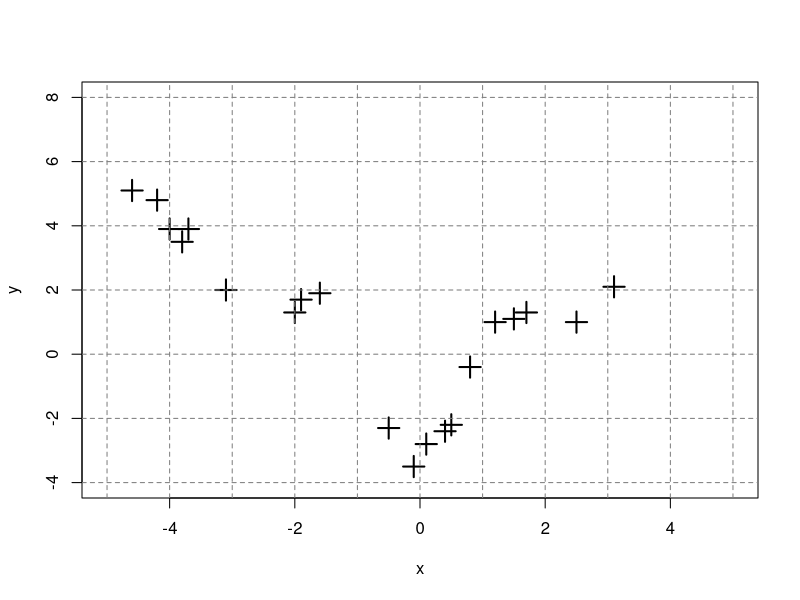
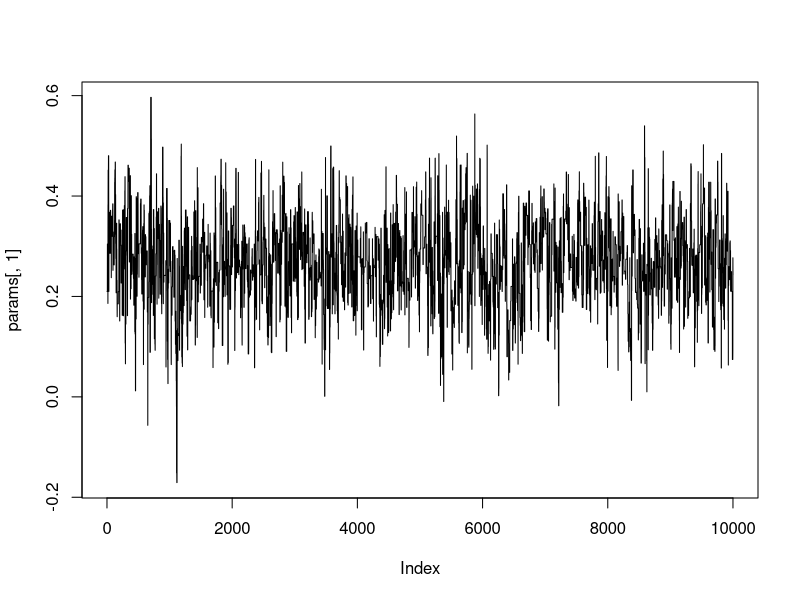
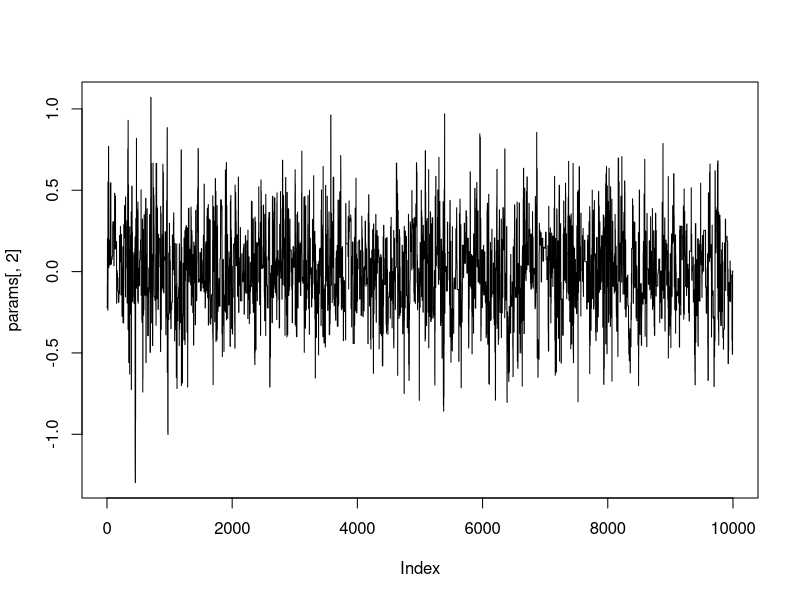
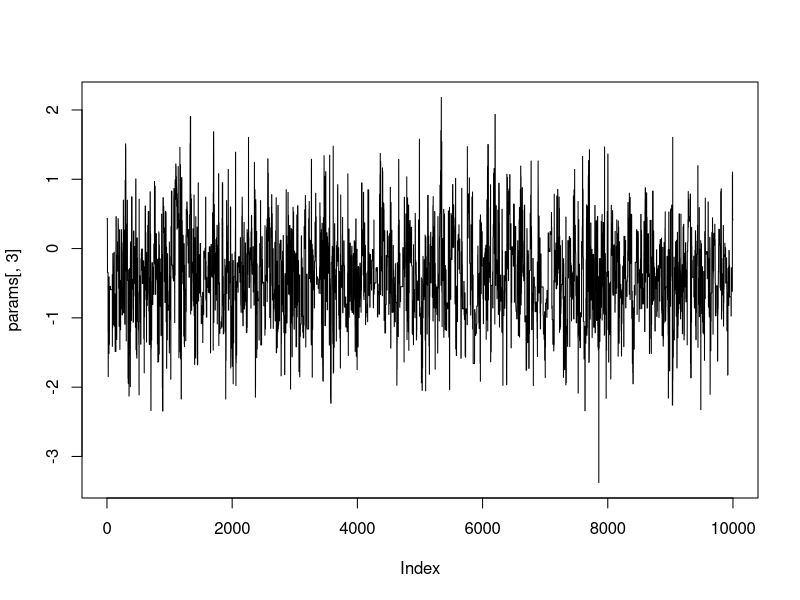
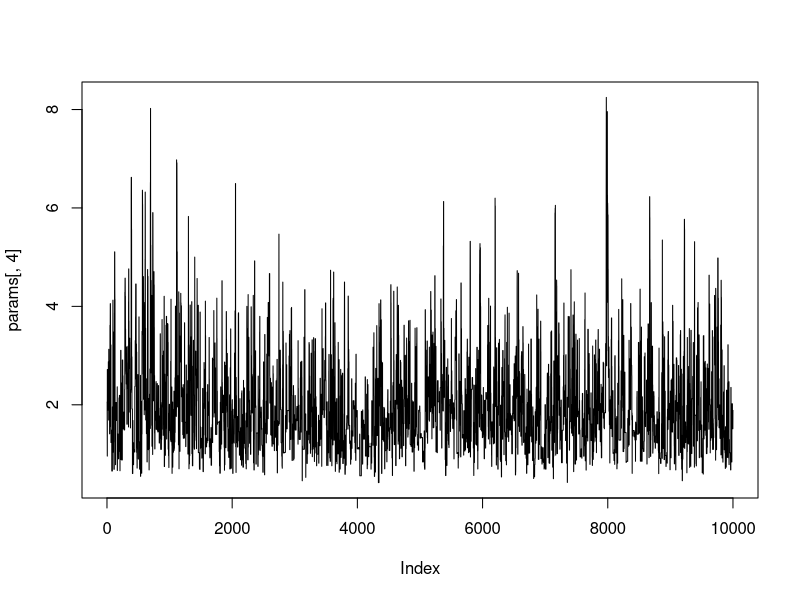
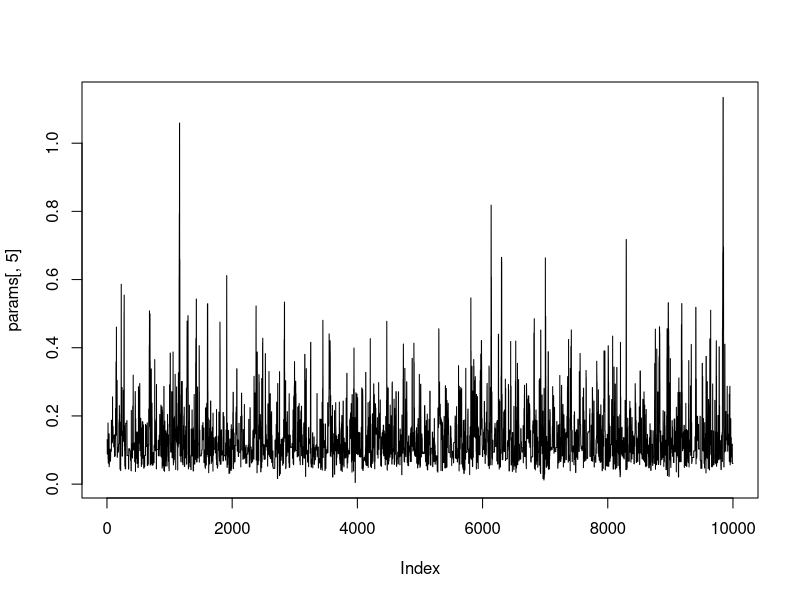
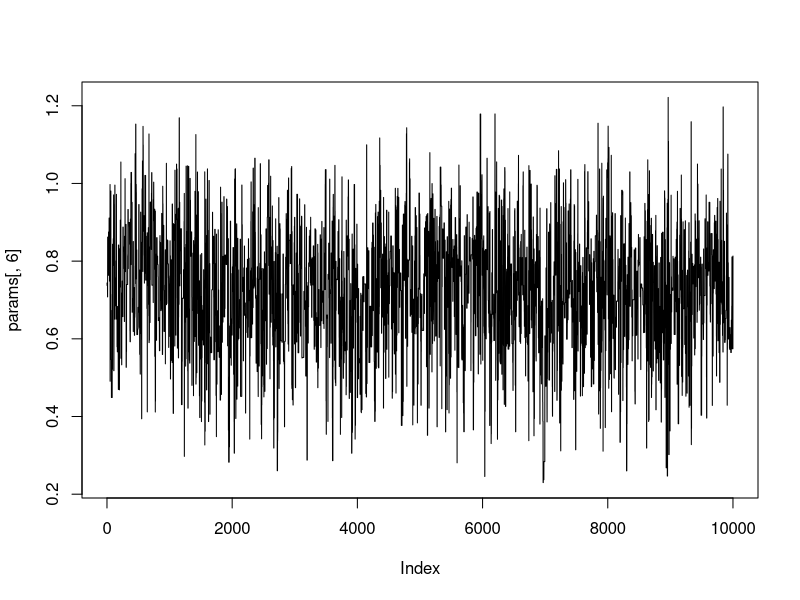
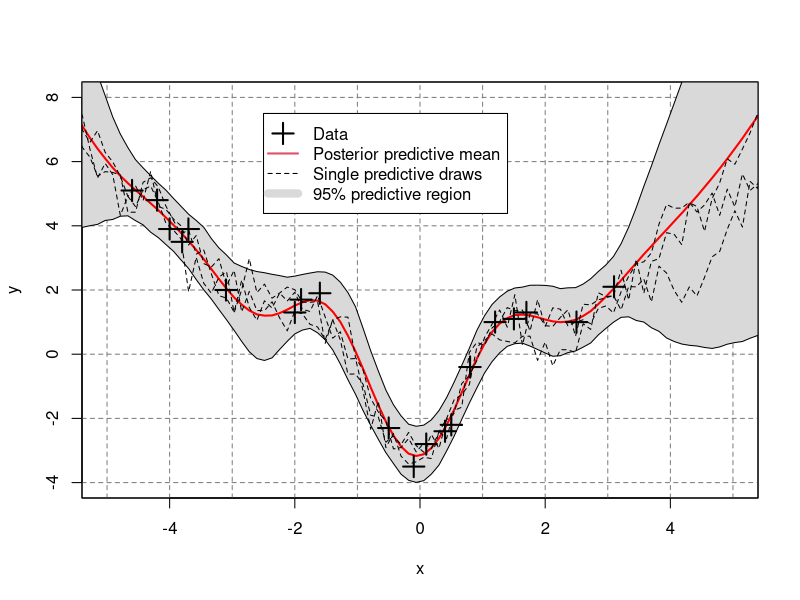

Write R code to recreate these figures, in order.
set.seed(1)
x = c(-4.6, -4.2, -4.0, -3.8, -3.7,
      -3.1, -2.0, -1.9, -1.6, -0.5,
      -0.1,  0.1,  0.4,  0.5,  0.8,
       1.2,  1.5,  1.7,  2.5,  3.1)

y = c( 5.1,  4.8,  3.9,  3.5,  3.9,
       2.0,  1.3,  1.7,  1.9, -2.3,
      -3.5, -2.8, -2.4, -2.2, -0.4,
       1.0,  1.1,  1.3,  1.0,  2.1)

plot(x, y, pch=3, xlim=c(-5, 5), ylim=c(-4, 8), lwd=2, cex=2)
abline(v=(-5:5), h=seq(-4, 8, by=2), col="gray50", lty=2)

m = function(x, theta_m){
    a = theta_m[1]
    b = theta_m[2]
    c = theta_m[3]
    return (a*x^2 + b*x + c)
    }
k = function(x, xprime, theta_k){
    # if xprime = x, leave xprime missing (i.e. a covariance matrix
    # is created for all possible pairs in x)
    n = NROW(x)
    
    sig_y = theta_k[1]
    sig_n = theta_k[2]
    l = theta_k[3]

    if (missing(xprime)){
        d = as.matrix(dist(x, method = "manhattan"))
        out = sig_y * exp(-(d^2) / (2*l^2)) + diag(sig_n, n)
    } else {
        m = NROW(xprime)
        d = as.matrix(dist(c(x, xprime), method = "manhattan"))
        d = d[1:n, (n+1):(n+m)]
        out = sig_y * exp(-(d^2) / (2*l^2)) 
        }
    return (out)
    }

# log posterior
calc.post = function(params){
    mu = m(x, theta_m = params[1:3])
    sigma = k(x, theta_k = params[4:6])
    # likelihood
    out = -0.5 * determinant(sigma)$modulus[1] +
        -0.5 * t(y-mu) %*% (solve(sigma) %*% (y-mu))
    # priors
    out = out + dnorm(params[1], 0, 1, log = TRUE)
    out = out + dnorm(params[2], 0, 1, log = TRUE)
    out = out + dnorm(params[3], 0, 1, log = TRUE)
    out = out + dgamma(params[4], 1, 1, log = TRUE)
    out = out + dgamma(params[5], 1, 1, log = TRUE)
    out = out + dgamma(params[6], 1, 1, log = TRUE)
    return (out)
    }

# mcmc setting
autotune = function(accept, target = 0.25, k = 2.5)
    (1+(cosh(accept-target)-1)*(k-1)/(cosh(target-
        ceiling(accept-target))-1))^sign(accept-target)

nburn = 10000
nmcmc = 10000
nparams = 6
params = matrix(0, nburn+nmcmc, nparams)
# starting values
params[1,] = 1
sigs = rep(1, nparams)

# initialize log posterior value
post = calc.post(params[1,])
cand.param = params[1,]

#
lower = c(-Inf, -Inf, -Inf, 0, 0, 0)
upper = c(Inf, Inf, Inf, Inf, Inf, Inf)

# confidence intervals on acceptance rates?
accept = matrix(0, nburn+nmcmc, nparams)
window = 100

# mcmc loop
for (i in 2:(nburn+nmcmc)){
    cat("\rIteration",i,"/",nburn+nmcmc)
    params[i,] = params[i-1,]
    for (j in 1:nparams){
        cand = rnorm(1, params[i,j], sigs[j])
        if (cand >= lower[j] && cand <= upper[j]){
            cand.param[j] = cand
            cand.post = calc.post(cand.param)
            # check whether to accept draw or not
            if (log(runif(1)) < cand.post - post){
                post = cand.post
                params[i,j] = cand
                accept[i,j] = 1
            } else {
                cand.param[j] = params[i,j]
                }
        } else {
            cand.param[j] = params[i,j]
            }
        }
        # adjust the candidate sigma
    if (floor(i/window) == i/window && i <= nburn)
        sigs = sigs*autotune(apply(accept[(i-window+1):i,], 2,
            mean), k = max(window/50, 1.1))
    if (i == (nburn+nmcmc))
        cat("\n")
    }

params = params[(nburn+1):(nburn+nmcmc),]
accept = accept[(nburn+1):(nburn+nmcmc),]

plot(params[,1], type='l')
plot(params[,2], type='l')
plot(params[,3], type='l')
plot(params[,4], type='l')
plot(params[,5], type='l')
plot(params[,6], type='l')

apply(params, 2, mean)
apply(accept, 2, mean)

library(MASS)
pred.x = seq(-6,6, length = 100)
pred.y = matrix(0, nmcmc, length(pred.x))
for (i in 1:nmcmc){
    cat("\rIteration",i,"/",nmcmc)
    t_m = params[i,1:3]
    t_k = params[i,4:6]

    kstar = k(x, pred.x, t_k)
    sigma_inv = solve(k(x, theta_k = t_k))
    sigstar = k(pred.x, theta_k = t_k)

    post.mean = m(pred.x, t_m) + t(kstar) %*% sigma_inv %*%
        (y - m(x, t_m))
    post.var = sigstar - t(kstar) %*% sigma_inv %*% kstar

    pred.y[i,] = mvrnorm(1, post.mean, post.var)
    if (i == nmcmc)
        cat("\n")
    }

pred.upper = apply(pred.y, 2, quantile, 0.975)
pred.mean = apply(pred.y, 2, mean)
pred.lower = apply(pred.y, 2, quantile, 0.025)

plot(x, y, pch=3, xlim=c(-5, 5), ylim=c(-4, 8), cex=2, lwd=2)
abline(v=(-5:5), h=seq(-4, 8, by=2), col="gray50", lty=2)
polygon(c(pred.x, rev(pred.x)), c(pred.upper, rev(pred.lower)),
    col='gray85')
lines(pred.x, pred.mean, col='red', lwd=2)
lines(pred.x, pred.y[1,], lty=2)
lines(pred.x, pred.y[2,], lty=2)
lines(pred.x, pred.y[3,], lty=2)
points(x, y, pch=3, xlim=c(-5, 5), ylim=c(-4, 8), cex=2, lwd=2)
legend(-2.5, 7.5, legend = c("Data", "Posterior predictive mean",
    "Single predictive draws", "95% predictive region"),
    lty=c(NA,1,2,1), pch=c(3, NA, NA, NA), col=c(1,2,1,"gray85"),
    lwd=c(2,2,1,8), bg="white", pt.cex=c(2,1,1,1))
box()


### maximum likelihood estimates
### produces similar predictions
g = function(p)
    0.5*determinant(k(x, theta_k=p[4:6]))$modulus[1] +
        0.5*t(y-m(x, p[1:3])) %*% (solve(k(x, theta_k=p[4:6])) %*%
        (y-m(x, p[1:3])))

(mle.p = optim(rep(1, 6), g, lower = c(rep(-Inf, 3), rep(0, 3)),
    method = "L-BFGS-B")$par)

MU = m(x, mle.p[1:3])
SIG = k(x, theta_k = mle.p[4:6])

t_m = mle.p[1:3]
t_k = mle.p[4:6]

kstar = k(x, pred.x, t_k)
sigma_inv = solve(k(x, theta_k = t_k))
sigstar = k(pred.x, theta_k = t_k)

post.mean = m(pred.x, t_m) + t(kstar) %*% sigma_inv %*%
    (y - m(x, t_m))
post.var = sigstar - t(kstar) %*% sigma_inv %*% kstar

mle.y = mvrnorm(10000, post.mean, post.var)

mle.upper = apply(mle.y, 2, quantile, 0.975)
mle.mean = apply(mle.y, 2, mean)
mle.lower = apply(mle.y, 2, quantile, 0.025)

plot(x, y, pch=3, xlim=c(-5, 5), ylim=c(-4, 8), cex=2, lwd=2)
abline(v=(-5:5), h=seq(-4, 8, by=2), col="gray50", lty=2)
polygon(c(pred.x, rev(pred.x)), c(mle.upper, rev(mle.lower)),
    col='gray85')
lines(pred.x, mle.mean, col='red', lwd=2)
lines(pred.x, mle.y[1,], lty=2)
lines(pred.x, mle.y[2,], lty=2)
lines(pred.x, mle.y[3,], lty=2)
points(x, y, pch=3, xlim=c(-5, 5), ylim=c(-4, 8), cex=2, lwd=2)
legend(-2.5, 7.5, legend = c("Data", "Posterior predictive mean",
    "Single predictive draws", "95% predictive region"),
    lty=c(NA,1,2,1), pch=c(3, NA, NA, NA), col=c(1,2,1,"gray85"),
    lwd=c(2,2,1,8), bg="white", pt.cex=c(2,1,1,1))
box()


